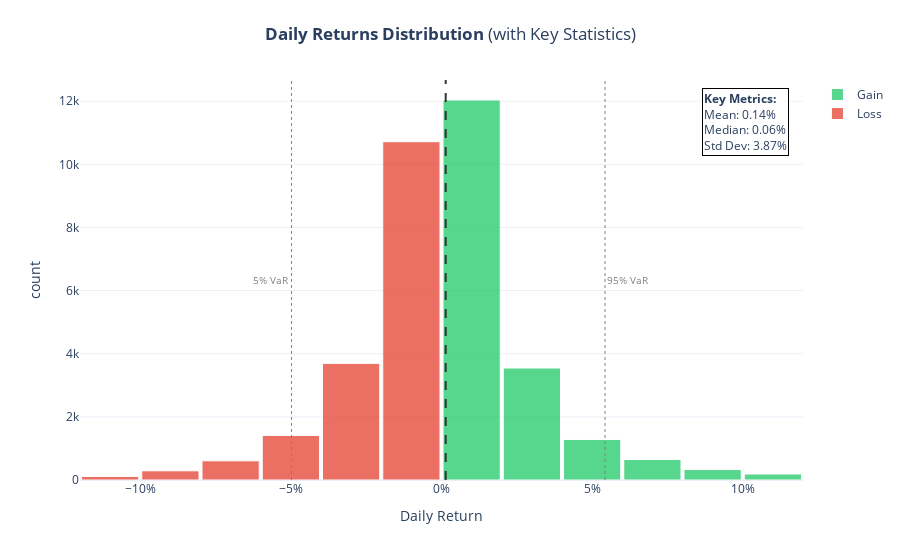

Here is the notebook cell this chart was saved with:
### Markdown cell above
#### Visualization of returns (big move territory marked)

### Code cell
df_plot = prices_feat[['return']].copy()
df_plot = df_plot.dropna(subset=['return'])
df_plot = df_plot.rename(columns={'return': 'ret'})

# Gain / Loss flag
df_plot['Outcome'] = np.where(df_plot['ret'] >= 0, 'Gain', 'Loss')

# Key stats
mean_val   = df_plot['ret'].mean()
median_val = df_plot['ret'].median()
std_val    = df_plot['ret'].std()
p05        = df_plot['ret'].quantile(0.05)
p95        = df_plot['ret'].quantile(0.95)

# Histogram
fig = px.histogram(
    df_plot,
    x='ret',
    nbins=100,
    range_x=[-0.12, 0.12],  # about -12% to +12%
    color='Outcome',
    color_discrete_map={'Gain': '#2ECC71', 'Loss': '#E74C3C'},
    title='<b>Daily Returns Distribution</b> (with Key Statistics)',
    labels={'ret': 'Daily Return', 'count': 'Frequency'},
    template='plotly_white'
)

fig.update_traces(
    marker_line_color='white',
    marker_line_width=1,
    opacity=0.8
)

# Stats "card"
stats_text = (
    f"<b>Key Metrics:</b><br>"
    f"Mean: {mean_val:.2%}<br>"
    f"Median: {median_val:.2%}<br>"
    f"Std Dev: {std_val:.2%}"
)

fig.add_annotation(
    x=0.98, y=0.98,
    xref="paper", yref="paper",
    text=stats_text,
    showarrow=False,
    align="left",
    bgcolor="rgba(255, 255, 255, 0.8)",
    bordercolor="black",
    borderwidth=1,
    font=dict(size=12)
)

# Reference lines: mean + 5% / 95% VaR
fig.add_vline(x=mean_val, line_width=2, line_dash="dash", line_color="#333")
fig.add_vline(x=p05, line_width=1, line_dash="dot", line_color="gray")
fig.add_vline(x=p95, line_width=1, line_dash="dot", line_color="gray")

fig.add_annotation(
    x=p05, y=0.5, yref="paper",
    text="5% VaR",
    showarrow=False,
    xanchor="right",
    font=dict(color="gray", size=10)
)

fig.add_annotation(
    x=p95, y=0.5, yref="paper",
    text="95% VaR",
    showarrow=False,
    xanchor="left",
    font=dict(color="gray", size=10)
)

fig.update_layout(
    xaxis_tickformat='.0%',
    bargap=0.05,
    title_x=0.5,
    margin=dict(t=80),
    legend_title_text=""
)

fig.show()

fig.write_html(
    "plots/daily_returns_distribution.html",
    include_plotlyjs="cdn",  # load Plotly JS from CDN
    full_html=False          # saves just a div+script snippet, easy to embed
)

### Figure 1 — Plotly figure (JSON) as saved in the notebook; plotly's stock layout.template omitted (floating-point values rounded to 4 significant figures; data arrays with more than 128 entries replaced by an {"elided": "..."} marker saying what was removed)
{"data": [{"bingroup": "x", "hovertemplate": "Outcome=Gain<br>Daily Return=%{x}<br>count=%{y}<extra></extra>", "legendgroup": "Gain", "marker": {"color": "#2ECC71", "line": {"color": "white", "width": 1}, "pattern": {"shape": ""}}, "name": "Gain", "nbinsx": 100, "opacity": 0.8, "orientation": "v", "showlegend": true, "type": "histogram", "x": {"elided": "18409 float values"}, "xaxis": "x", "yaxis": "y"}, {"bingroup": "x", "hovertemplate": "Outcome=Loss<br>Daily Return=%{x}<br>count=%{y}<extra></extra>", "legendgroup": "Loss", "marker": {"color": "#E74C3C", "line": {"color": "white", "width": 1}, "pattern": {"shape": ""}}, "name": "Loss", "nbinsx": 100, "opacity": 0.8, "orientation": "v", "showlegend": true, "type": "histogram", "x": {"elided": "17031 float values"}, "xaxis": "x", "yaxis": "y"}], "layout": {"annotations": [{"align": "left", "bgcolor": "rgba(255, 255, 255, 0.8)", "bordercolor": "black", "borderwidth": 1, "font": {"size": 12}, "showarrow": false, "text": "<b>Key Metrics:</b><br>Mean: 0.14%<br>Median: 0.06%<br>Std Dev: 3.87%", "x": 0.98, "xref": "paper", "y": 0.98, "yref": "paper"}, {"font": {"color": "gray", "size": 10}, "showarrow": false, "text": "5% VaR", "x": -0.04981, "xanchor": "right", "y": 0.5, "yref": "paper"}, {"font": {"color": "gray", "size": 10}, "showarrow": false, "text": "95% VaR", "x": 0.05428, "xanchor": "left", "y": 0.5, "yref": "paper"}], "bargap": 0.05, "barmode": "relative", "legend": {"title": {"text": ""}, "tracegroupgap": 0}, "margin": {"t": 80}, "shapes": [{"line": {"color": "#333", "dash": "dash", "width": 2}, "type": "line", "x0": 0.001392, "x1": 0.001392, "xref": "x", "y0": 0, "y1": 1, "yref": "y domain"}, {"line": {"color": "gray", "dash": "dot", "width": 1}, "type": "line", "x0": -0.04981, "x1": -0.04981, "xref": "x", "y0": 0, "y1": 1, "yref": "y domain"}, {"line": {"color": "gray", "dash": "dot", "width": 1}, "type": "line", "x0": 0.05428, "x1": 0.05428, "xref": "x", "y0": 0, "y1": 1, "yref": "y domain"}], "title": {"text": "<b>Daily Returns Distribution</b> (with Key Statistics)", "x": 0.5}, "xaxis": {"anchor": "y", "domain": [0, 1], "range": [-0.12, 0.12], "tickformat": ".0%", "title": {"text": "Daily Return"}}, "yaxis": {"anchor": "x", "domain": [0, 1], "title": {"text": "count"}}}}
